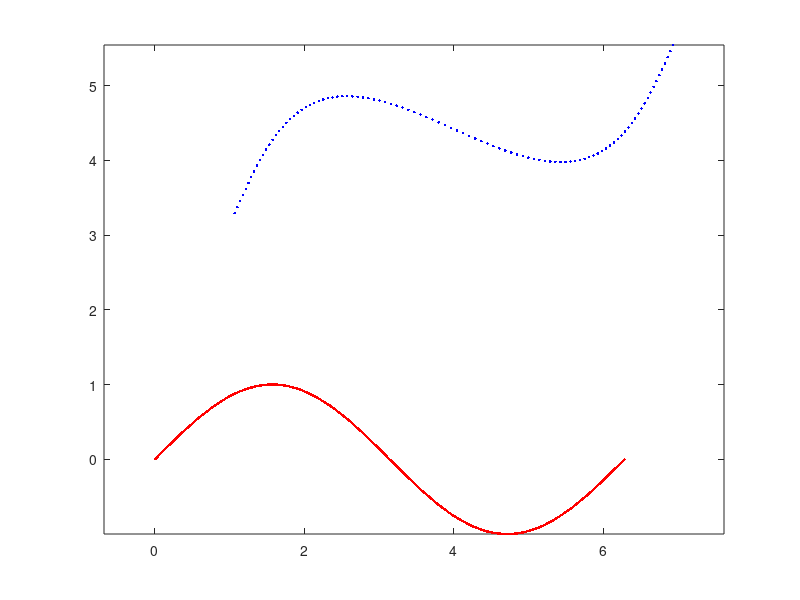

MATLAB code to generate this figure: (Note: this script raises an error after producing the figure.)
close, clear, clc
% Generate model points

xvals=linspace(0,2*pi,500);
yvals=sin(xvals);

model=[xvals;yvals];

% Generate data points

xvals=linspace(0,2*pi,100);
yvals=sin(xvals);

data=[xvals;yvals];

% Transform data points to their start positions

v1=0.6*(2*rand-1);
Rma=[cos(v1) -sin(v1);sin(v1) cos(v1)];

data=Rma*data;
data(1,:)=data(1,:)+2*randn;
data(2,:)=data(2,:)+2*randn;

% A plot. Model points and data points in start positions

figure(1)
plot(model(1,:),model(2,:),'r.',data(1,:),data(2,:),'b.'), axis equal

% Running the ICP-algorithm. Least squares criterion

[RotMat,TransVec,dataOut]=icp(model,data);

% A plot. Model points and data points in transformed positions

figure(2)
plot(model(1,:),model(2,:),'r.',dataOut(1,:),dataOut(2,:),'b.'), axis equal

